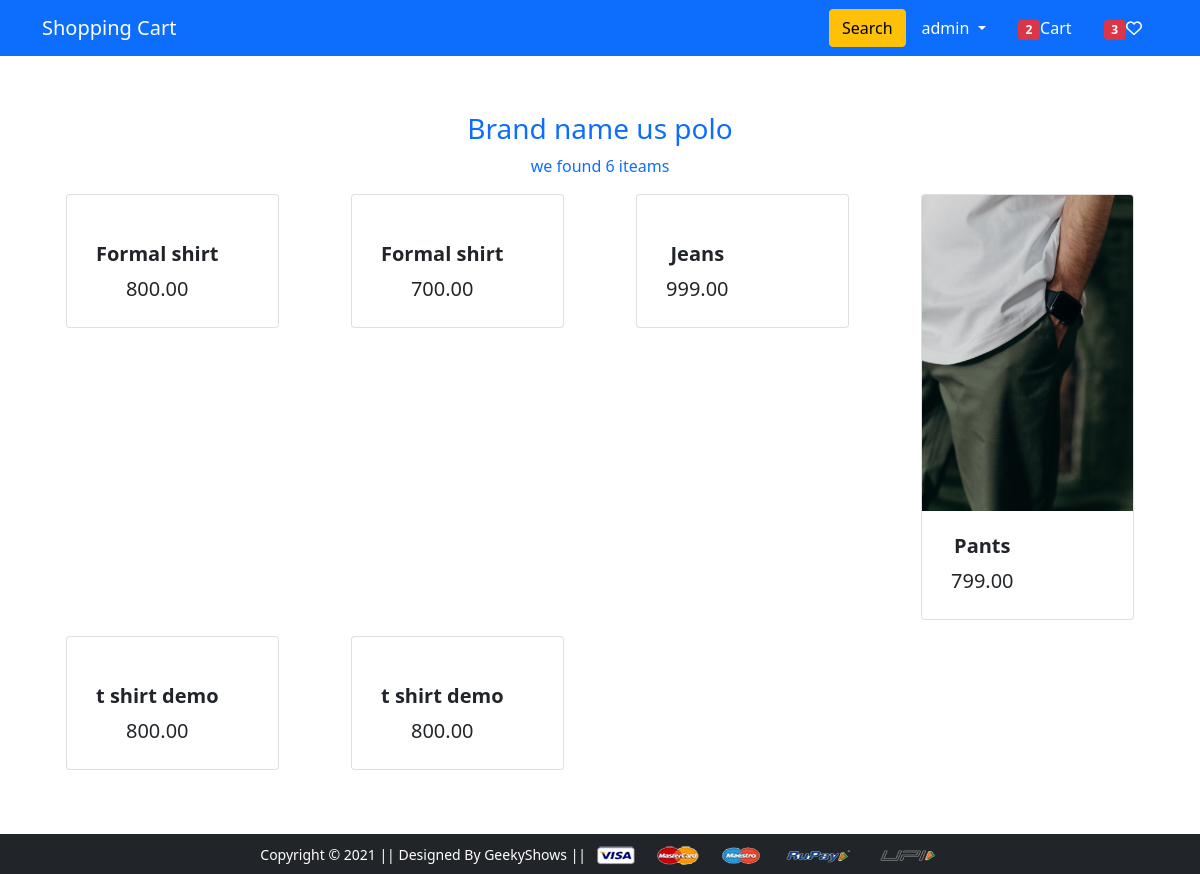
/brand/2/ (signed in), run on the app's committed database.
### authuser/models.py (models this page shows, shortened)
class User(AbstractUser):
    email = models.EmailField(unique=True, null=False)
    username = models.CharField(max_length=100)
    USERNAME_FIELD = 'email'
    REQUIRED_FIELDS = ['username']

### core/models.py (models this page shows, shortened)
class Brand(models.Model):
    brand_name = models.CharField(max_length=100)
    image = models.ImageField(upload_to='product', null=True)

class Product(models.Model):
    title = models.CharField(max_length=100)
    product_image = models.ImageField(upload_to='product')
    selling_price = models.DecimalField(max_digits=999999999, decimal_places=2)
    discount_rate = models.DecimalField(max_digits=999999999, decimal_places=2)
    description = models.TextField()
    brand = models.ForeignKey(Brand, on_delete=models.SET_NULL, null=True)
    category = models.ForeignKey(Cetogeory, on_delete=models.SET_NULL, null=True, related_name='category')
    qty = models.IntegerField(default=1, null=True)
    tag = TaggableManager(blank=True)
    featured = models.BooleanField(default=True)
    date = models.DateField(auto_now=True)

### core/views.py (the view)
# urls.py: path('brand/<id>/', views.brand_product_list, name='brand_product_list'),
def brand_product_list(request,id):
  brand = Brand.objects.get(id=id)
  product = Product.objects.filter(brand=brand)
  context = {
    'brand': brand,
    'product' : product,
  }
  return render(request, 'app/brand-list.html', context)

### core/context_proccessors.py (called while the page is built)
def default(request):
    categories = Cetogeory.objects.all()
    product = Product.objects.all()
    brand = Brand.objects.all()
    cart_count = 0
    wish_list_count = 0
    if request.user.is_authenticated:
        try:
            cart_count = CartItem.objects.filter(user=request.user).count()
        except CartItem.DoesNotExist:
            pass
        try:
            wish_list_count = WishList.objects.filter(user=request.user).count()
        except WishList.DoesNotExist:
            pass
    return {
        'categories': categories,
        'product': product,
        'brand': brand,
        'cart_count' :cart_count,
        'wish_list_count': wish_list_count
    }

### templates/app/brand-list.html (shortened to what this page needs)
{% extends 'app/base.html' %}
{% load static %}
{% block main-content %}
<div class="container rounded mt-5">
    <div class="row">
        <div class="col-12 text-primary text-center">
            <h3 class=" container font-weight-bold pt-2"> Brand name {{brand.brand_name}}</h3>
            <p class="container">we found {{product.count}} iteam{{product.count|pluralize}}</p>
        </div>
    </div>
    <div class="row">
      {% for p in product %}
      <div class="col-sm-3">
          <div class="container mb-3">
              <div class="card custom-card">
                  <a href="{% url 'app:productdetail' p.id %}">
                      <img src="{{ p.product_image.url }}" class="card-img-top" alt="">
                  </a>
                  <div class="card-body hover">
                      <a href="{% url 'app:productdetail' p.id %}" class="btn">
                          <h5 class="card-title fw-bold custom-title">{{ p.title }}</h5>
                          <p class="card-text fs-5 custom-text">{{ p.selling_price }}</p>
                      </a>
                  </div>
              </div>
          </div>
      </div>
      {% endfor %}
  </div>
</div>
{% endblock main-content%}

### templates/app/base.html (shortened to what this page needs)
{% load static %}
<!DOCTYPE html>
<html lang="en">
<head>
    <link href="https://cdn.jsdelivr.net/npm/bootstrap@5.0.0-beta1/dist/css/bootstrap.min.css" rel="stylesheet"
 />
    <link rel="stylesheet" href="{% static 'app/css/owl.carousel.min.css' %}" />
    <link rel="stylesheet" href="https://cdnjs.cloudflare.com/ajax/libs/font-awesome/6.4.0/css/all.min.css" />
    <link rel="stylesheet" href="https://cdnjs.cloudflare.com/ajax/libs/font-awesome/5.15.3/css/all.min.css"
 />
    <link rel="stylesheet" href="https://cdnjs.cloudflare.com/ajax/libs/font-awesome/5.15.3/css/all.min.css"
 />
    <link rel="stylesheet" href="{% static 'app/css/style.css' %}" />
</head>
<body>
    <nav class="navbar navbar-expand-lg navbar-dark bg-primary">
        <div class="container">
            <a class="navbar-brand" href="/">Shopping Cart</a>
            <div class="d-flex align-items-center" id="navbarSupportedContent">
                <form class="d-flex ms-auto" action="{% url 'app:search' %}" method="GET">
                    <button class="btn btn-warning" type="submit">Search</button>
                </form>
                <div>
                    <ul class="navbar-nav me-auto mb-2 mb-lg-0">
                        <li class="nav-item dropdown mx-2">
                            <a class="nav-link dropdown-toggle text-white" href="#" id="profileDropdown" role="button"
                                data-bs-toggle="dropdown" aria-expanded="false">
                                {{user.username}}
                            </a>
                        </li>
                        <li class="nav-item mx-2">
                            <a href="{% url 'app:cart' %}" class="nav-link text-white"><span
                                    class="badge bg-danger " id="item-count">{{ cart_count}}</span>Cart
                            </a>
                        </li>
                        <li class="nav-item mx-2">
                            <a href="{% url 'app:wish-list' %}" class="nav-link text-white"><span
                                    class="badge bg-danger " id="wishitem">{{ wish_list_count}}</span><i class="fa-regular fa-heart heart"></i>
                            </a>
                        </li>
                    </ul>
                </div>
            </div>
        </div>
    </nav>
     {% block main-content %} {% endblock main-content %}
    <footer class="container-fluid bg-dark text-center p-2 mt-5">
        <small class="text-white">Copyright &copy; 2021 || Designed By GeekyShows ||
        </small>
        <img src="{% static 'app/images/payment.png' %}" alt="" srcset="" class="img-fluid" height="2px" />
    </footer>
</body>
</html>

### data on the page
User: username "admin"
Brand: brand_name "us polo"
Product: title "Formal shirt", selling_price "800.00"
Product: title "Formal shirt", selling_price "700.00"
Product: title "Jeans", selling_price "999.00"
Product: product_image (picture), title "Pants", selling_price "799.00"
Product: title "t shirt demo", selling_price "800.00"
Product: title "t shirt demo", selling_price "800.00"

### other printed values
{{ cart_count }} "2"
{{ wish_list_count }} "3"
{{ product.count }} "6"
